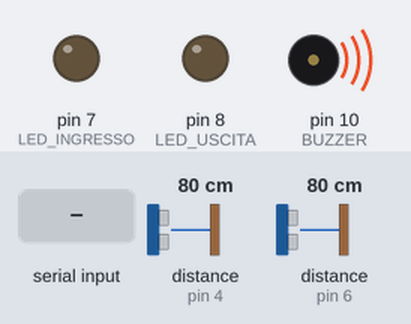
Simulated run of this sketch. Board: Arduino Uno, built with avr-gcc and run on an emulated ATmega328P. Shown: output pins drawn as LEDs (lit = HIGH), buzzer (waves = sounding). The test bench sets the inputs (shaded band); at power-on: distance to the obstacle (sensors on pin 4, pin 6) 80 cm. The echo pulse lasts 58.3 µs per cm; what the sketch prints to the serial monitor is not drawn.

Above: at 0.3 s.
At 1.4 s:
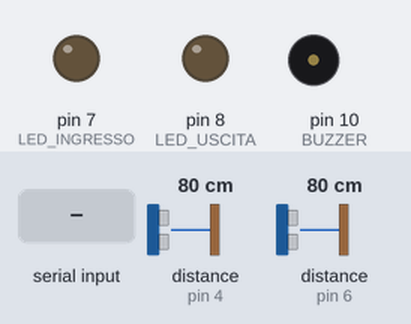
1.5 s: "C\n" received over Serial
Timing chart, 0 to 4.5 s (numbered marks = the images above; inputs shaded):
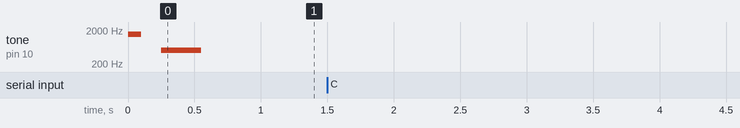

The sketch:

controllo_accessi_gulli.ino
```cpp
// (licence header left out)
//#define DEBUG
//#define TESTSONAR


//#include "Arduino.h" // libreria per compatibilita con PlatformIO. Vedi www.platformio.org
#include <NewPing.h> // libreria per gestione moduli Sonar HC-SR04

//****************** global variables definition ******************
// Collegamenti moduli Sonar
#define EXT_SONAR_TRIG_PIN 3 // barriera ESTERNA TRIG pin
#define EXT_SONAR_ECHO_PIN 4 // barriera ESTERNA ECHO pin
#define INT_SONAR_TRIG_PIN 5 // barriera INTTERNA TRIG pin
#define INT_SONAR_ECHO_PIN 6 // barriera INTTERNA TRIG pin
#define LARGHEZZA_VARCO 100  //[cm]
#define SPEED_OF_SOUND 33.0f //[cm/ms]

/* note di test
Distanza moduli sonar 30 cm.
Larghezza varco 100 cm
altezza sensori 75 cm
*/

// LED per segnalazione eventi eventi Ingresso e uscita
#define LED_INGRESSO 7
#define LED_USCITA 8
#define LED_SERIAL 9

// BUZZER
#define BUZZER 10

// TIMERS
unsigned long TTV_timer=0; // timer per attraversamento barriera
#define TTV_DELAY 1500    //tempo attraversamento barriera [ms]
bool timeout=false;

//CONTATORI
int contaIngressi=0;
int contaUscite=0;
int i=0;
float dist,nsr=0.0;

// oggetti NewPing per la gestione dei moduli sonar
NewPing ext_Sonar(EXT_SONAR_TRIG_PIN,EXT_SONAR_ECHO_PIN,LARGHEZZA_VARCO);
NewPing int_Sonar(INT_SONAR_TRIG_PIN,INT_SONAR_ECHO_PIN,LARGHEZZA_VARCO);

String msg="";

void setup()
{

Serial.begin(115200);
Serial.setTimeout(2000);
pinMode(LED_USCITA, OUTPUT);
pinMode(LED_INGRESSO, OUTPUT);
pinMode(BUZZER, OUTPUT);
tone(BUZZER, 1500, 100);
delay(250);
tone(BUZZER, 500, 300);


}

void loop()
{
  bool BX=false;
  digitalWrite(LED_USCITA,LOW);
  digitalWrite(LED_INGRESSO,LOW);
  digitalWrite(LED_SERIAL,LOW);


  //Controllo INGRESSO
  #ifdef DEBUG
  Serial.print("Ingresso EXT SONAR");
  #endif
  if (IsBarrierCrossed(ext_Sonar,5,LARGHEZZA_VARCO*0.9,0.6)) {
    TTV_timer=millis(); //inizializzo timer
    delay(6);
    #ifdef DEBUG
    Serial.print("Ingresso INT SONAR");
    #endif
    while (! (IsBarrierCrossed(int_Sonar,5,LARGHEZZA_VARCO*0.9,0.6)||timeout)) { // attendo attraversamento barriera interna o timeout
      if (millis()-TTV_timer>TTV_DELAY) {
        timeout=true;
      }
    }
      if (! timeout) { // se sono uscito dal loop NON per timeout allora è un ingresso
        contaIngressi++;
        digitalWrite(LED_INGRESSO,HIGH);
        tone(BUZZER, 1000, 100);
      }
  }


  //Controllo USCITA
  #ifdef DEBUG
  Serial.println("Uscita INT SONAR");
  #endif
  if (IsBarrierCrossed(int_Sonar,5,LARGHEZZA_VARCO*0.9,0.6)) {
    TTV_timer=millis(); //inizializzo timer
    delay(6);
    #ifdef DEBUG
    Serial.println("uscita EXT SONAR");
    #endif
    while (! (IsBarrierCrossed(ext_Sonar,5,LARGHEZZA_VARCO*0.9,0.6)||timeout)) { // attendo attraversamento barriera externa o timeout
      if (millis()-TTV_timer>TTV_DELAY) {
        timeout=true;
      }
    }
      if (! timeout) { // se sono uscito dal loop NON per timeout allora è una uscita
        contaUscite++;
          digitalWrite(LED_USCITA,HIGH);
          tone(BUZZER, 250, 100);
      }
  }

  timeout=false;

// Controllo porta seriale per gestire collegamento seriale con Raspberrypi
  ProcessSerialCommands();
  delay(10);


#ifdef TESTSONAR
msg=TestSonarModule(ext_Sonar,millis());
msg="EXT: " + msg;
Serial.println(msg);
//nsr=NormalizedSonarReading(ext_Sonar, 5, 100);
//Serial.print("EXT NSR= ");
//Serial.println(nsr);
msg=TestSonarModule(int_Sonar,millis());
msg="INT: " + msg;
Serial.println(msg);
//nsr=NormalizedSonarReading(int_Sonar, 5, 100);
//Serial.print("INT NSR= ");
//Serial.println(nsr);
delay(100);
#endif


}
```

communications.ino
```cpp
// (licence header left out)
//TODO
/* implementare un modulo per la comunicazione con un PC connesso via seriale

*/


//************************************Implementazione Funzioni Globali ****************************************//


/* funzione int TxBlocked():
Trasmette sulla porta seriale  un evento di barriera bloccata
Ritorna un eventuale codice di errore/conferma
*/
int TxBlocked(){

Serial.print("B");
return 0;
}


/* funzione int ProcessSerialInput():
Elabora eventuali comandi ricevuti da PC esterno sulla porta seriale
Ritorna un eventuale codice di errore/conferma
*/
int ProcessSerialCommands(){
byte retval=0;
char cmdBuffer[]=" ";
if (Serial.available()) {

  Serial.readBytes(cmdBuffer, 1); // comandi di un carattere
  /* if (strcmp(cmdBuffer,"R")==0) { // reset counters
    contaIngressi=0;
    contaUscite=0;
    Serial.println("ACK");
  }
  if (strcmp(cmdBuffer,"HBT")==0) { // Heart beat. Arduino è in funzione e gira tutto OK
    Serial.println("ACK");
  }


  */

  if (strcmp(cmdBuffer,"C")==0) { // Trasmetto i valori dei counters ingressi e uscite
    // dopo la trasmissione   e ricezione ACK azzero i contatori
    digitalWrite(LED_SERIAL,HIGH);
    Serial.print(contaIngressi);
    Serial.print(" ");
    Serial.print(contaUscite);
    Serial.print("\n");
    if (Serial.find("A")) { // ACK ricevuto da HOST PC.
      contaIngressi=0;
      contaUscite=0;
      retval=1;
    }
    else {
      //errore di comunicazione.
      retval=0;
    }

  }
return retval;
}
}
```

sonar_barrier.ino
```cpp
// (licence header left out)
//************************************Implementazione Funzioni Globali ****************************************//
#include <NewPing.h>

/* float NormalizedSonarReading(NewPing sonar, byte num_samples,int ref_distance ):
Calcola la media delle letture del sonar in rapporto ad una distanza di riferimento.

Parametri:
NewPing sonar = o0ggetto di tipo NewPing per la gestione del modulo sonar
byte num_samples =................ numero di letture sulle quali effettuare la media
int ref_distance = lettura di riferimento rispetto alla quale si normalizza la media delle letture
Ritorno:
float rapporto della media delle letture rispetto alla larghezza del varco (stima di barriera libera)
      valori > 0.9 indicano barriera libera
      valori < 0.5 indicano barriera interrotta
*/
float NormalizedSonarReading(NewPing sonar, byte num_samples,int ref_distance ) {

  float acc_dist=0.0f; //accumulatore delle letture di distanza
  for (byte i=0; i < num_samples;i++) { //eseguo letture ripetute
    acc_dist+=sonar.ping_cm(); // le sommo tutte
    // inserisco un delay. Non sono sicuro che serva ?
    delay(2);
  }
  acc_dist=acc_dist/num_samples; //calcolo la media delle letture
  return acc_dist/ref_distance; // normalizzo rispetto alla lettura di riferimento iniziale

}

/* bool IsBarrierCrossed(NewPing sonar,int num_samples,int ref_distance,float margin):
Controlla se la  barriera sonar  è stata attraversata correttamente.
Viene stimata la probabilità che la barriera sia realmente interrotta
misurando ripetutamente la distanza del sonar rispetto alla larghezza della barriera.
Di seguito la funzione entra in in loop ed attende che la barriera
venga liberata segnalando un attraversamento valido. Fintanto che la barriera non viene
liberata la funzionegenera un messaggio di "Barriera bloccata"
Parametri:
NewPing sonar = oggetto di tipo NewPing per la gestione del modulo sonar
int num_samples = numero di letture su cui fare la media
int ref_distance = lettura del sonar quando la barriera è libera (circa 0.9 * MAX_SONAR_DISTANCE)
float margin = margine  al di sotto/sopra  della quale considero la barriera interrotta/libera
Ritorno:
bool Vero se la barriera è stata attraversata correttamente,
Falso altrimenti
*/
bool IsBarrierCrossed(NewPing sonar,int num_samples,int ref_distance,float margin){

  bool barrier_crossed=false;

      float nsr=NormalizedSonarReading(sonar, num_samples, ref_distance);
      #ifdef DEBUG
      Serial.print("NSR= ");
      Serial.println(nsr);
      #endif
    if (nsr < margin) { // stimo validità interruzione
      //interruzione valida
      #ifdef DEBUG
      Serial.print("Barriera interrotta ");
      #endif
      while (! barrier_crossed) { // attendo riapertura barriera

        nsr=NormalizedSonarReading(sonar, num_samples, ref_distance);
        #ifdef DEBUG
        Serial.print("NSR_BI= ");
        Serial.println(nsr);
        #endif
        if (NormalizedSonarReading(sonar, num_samples, ref_distance) > margin) { // stimo validità barriera aperta
          //barriera aperta
          barrier_crossed=true;
          #ifdef DEBUG
          Serial.print("Barriera attraversata ");
           #endif
        } else {
          //barriera bloccata
          //Serial.println("Barriera bloccata >||<");
          }
      }
    }

  return barrier_crossed;
}


String TestSonarModule(NewPing sonar,unsigned long start_time) {

String msg=String("TSM: d[cm] t[ms]");
String distance=String("");
distance+=sonar.ping_cm();
String atime=String("");
atime+=(millis()-start_time);
msg.replace("d",distance);
msg.replace("t",atime);
return msg;

}
```

Measured:
- after the input at 1.5 s, every drawn part: stays the same
